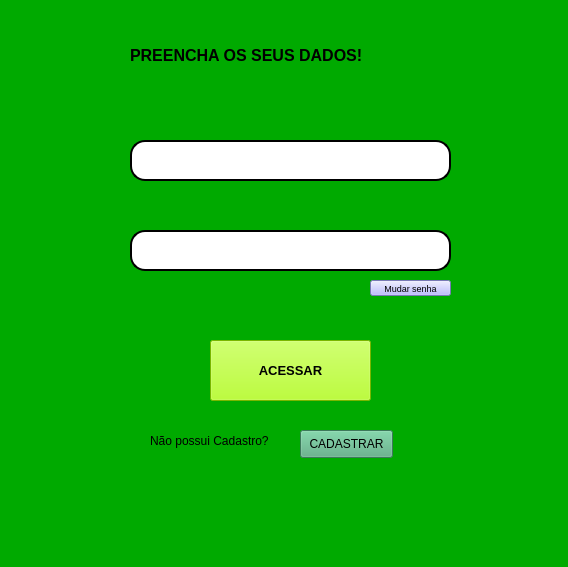
<?xml version="1.0" encoding="UTF-8"?>
<ui version="4.0">
 <class>MainWindow</class>
 <widget class="QMainWindow" name="MainWindow">
  <property name="geometry">
   <rect>
    <x>0</x>
    <y>0</y>
    <width>568</width>
    <height>567</height>
   </rect>
  </property>
  <property name="windowTitle">
   <string>MainWindow</string>
  </property>
  <property name="styleSheet">
   <string notr="true">background-color: rgb(0, 170, 0);</string>
  </property>
  <widget class="QWidget" name="centralwidget">
   <widget class="QPushButton" name="pushButton">
    <property name="geometry">
     <rect>
      <x>210</x>
      <y>340</y>
      <width>161</width>
      <height>61</height>
     </rect>
    </property>
    <property name="font">
     <font>
      <pointsize>10</pointsize>
      <weight>75</weight>
      <bold>true</bold>
     </font>
    </property>
    <property name="styleSheet">
     <string notr="true">background-color: rgb(170, 255, 0);</string>
    </property>
    <property name="text">
     <string>ACESSAR</string>
    </property>
   </widget>
   <widget class="QLineEdit" name="lineEdit">
    <property name="geometry">
     <rect>
      <x>130</x>
      <y>140</y>
      <width>321</width>
      <height>41</height>
     </rect>
    </property>
    <property name="styleSheet">
     <string notr="true">background-color:rgb(255,  255, 255);
border-radius: 15px;
border-style: outset;
border-width: 2px;</string>
    </property>
    <property name="placeholderText">
     <string/>
    </property>
   </widget>
   <widget class="QLineEdit" name="lineEdit_2">
    <property name="geometry">
     <rect>
      <x>130</x>
      <y>230</y>
      <width>321</width>
      <height>41</height>
     </rect>
    </property>
    <property name="styleSheet">
     <string notr="true">background-color:rgb(255,  255, 255);
border-radius: 15px;
border-style: outset;
border-width: 2px;</string>
    </property>
   </widget>
   <widget class="QLabel" name="label">
    <property name="geometry">
     <rect>
      <x>130</x>
      <y>40</y>
      <width>451</width>
      <height>31</height>
     </rect>
    </property>
    <property name="font">
     <font>
      <pointsize>12</pointsize>
      <weight>75</weight>
      <bold>true</bold>
     </font>
    </property>
    <property name="text">
     <string>PREENCHA OS SEUS DADOS!</string>
    </property>
   </widget>
   <widget class="QLabel" name="label_2">
    <property name="geometry">
     <rect>
      <x>150</x>
      <y>430</y>
      <width>141</width>
      <height>21</height>
     </rect>
    </property>
    <property name="font">
     <font>
      <pointsize>9</pointsize>
     </font>
    </property>
    <property name="text">
     <string>Não possui Cadastro?</string>
    </property>
   </widget>
   <widget class="QPushButton" name="pushButton_2">
    <property name="geometry">
     <rect>
      <x>300</x>
      <y>430</y>
      <width>93</width>
      <height>28</height>
     </rect>
    </property>
    <property name="styleSheet">
     <string notr="true">background-color: rgb(255, 255, 0);
background-color: rgb(85, 170, 127);</string>
    </property>
    <property name="text">
     <string>CADASTRAR</string>
    </property>
   </widget>
   <widget class="QLabel" name="label_3">
    <property name="geometry">
     <rect>
      <x>80</x>
      <y>140</y>
      <width>41</width>
      <height>31</height>
     </rect>
    </property>
    <property name="text">
     <string/>
    </property>
    <property name="pixmap">
     <pixmap>Usuario.png</pixmap>
    </property>
    <property name="scaledContents">
     <bool>true</bool>
    </property>
   </widget>
   <widget class="QLabel" name="label_4">
    <property name="geometry">
     <rect>
      <x>80</x>
      <y>230</y>
      <width>41</width>
      <height>41</height>
     </rect>
    </property>
    <property name="text">
     <string/>
    </property>
    <property name="pixmap">
     <pixmap>Senha.png</pixmap>
    </property>
    <property name="scaledContents">
     <bool>true</bool>
    </property>
   </widget>
   <widget class="QLabel" name="label_5">
    <property name="geometry">
     <rect>
      <x>190</x>
      <y>301</y>
      <width>211</width>
      <height>20</height>
     </rect>
    </property>
    <property name="font">
     <font>
      <pointsize>9</pointsize>
     </font>
    </property>
    <property name="text">
     <string/>
    </property>
   </widget>
   <widget class="QPushButton" name="pushButton_3">
    <property name="geometry">
     <rect>
      <x>370</x>
      <y>280</y>
      <width>81</width>
      <height>16</height>
     </rect>
    </property>
    <property name="font">
     <font>
      <pointsize>7</pointsize>
     </font>
    </property>
    <property name="styleSheet">
     <string notr="true">background-color: rgb(170, 170, 255);</string>
    </property>
    <property name="text">
     <string>Mudar senha</string>
    </property>
   </widget>
   <zorder>label_2</zorder>
   <zorder>pushButton</zorder>
   <zorder>lineEdit</zorder>
   <zorder>lineEdit_2</zorder>
   <zorder>label</zorder>
   <zorder>pushButton_2</zorder>
   <zorder>label_3</zorder>
   <zorder>label_4</zorder>
   <zorder>label_5</zorder>
   <zorder>pushButton_3</zorder>
  </widget>
  <widget class="QMenuBar" name="menubar">
   <property name="geometry">
    <rect>
     <x>0</x>
     <y>0</y>
     <width>568</width>
     <height>26</height>
    </rect>
   </property>
  </widget>
  <widget class="QStatusBar" name="statusbar"/>
 </widget>
 <resources/>
 <connections/>
</ui>
